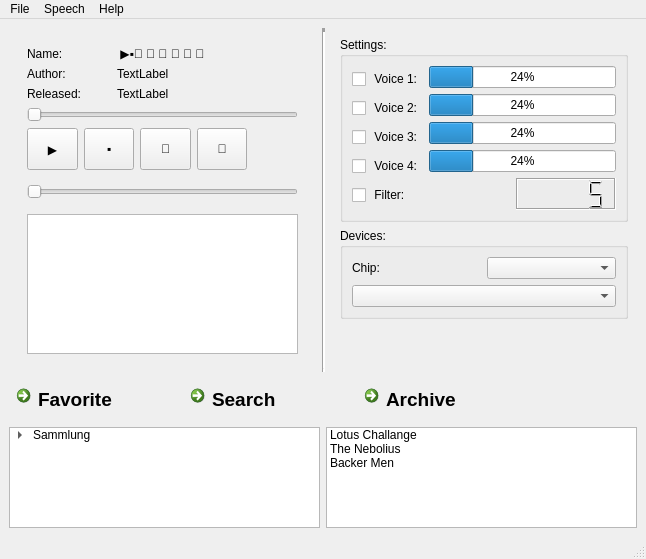
<?xml version="1.0" encoding="UTF-8"?>
<ui version="4.0">
 <class>MainWindow</class>
 <widget class="QMainWindow" name="MainWindow">
  <property name="geometry">
   <rect>
    <x>0</x>
    <y>0</y>
    <width>646</width>
    <height>559</height>
   </rect>
  </property>
  <property name="windowTitle">
   <string>SidPlayer+ by gh0st 2019</string>
  </property>
  <widget class="QWidget" name="centralwidget">
   <layout class="QHBoxLayout" name="horizontalLayout">
    <item>
     <layout class="QVBoxLayout" name="verticalLayout">
      <item>
       <layout class="QHBoxLayout" name="horizontalLayout_3">
        <item>
         <widget class="QWidget" name="widget_2" native="true">
          <layout class="QVBoxLayout" name="verticalLayout_2">
           <item>
            <widget class="QWidget" name="widget_3" native="true">
             <layout class="QVBoxLayout" name="verticalLayout_3">
              <item>
               <layout class="QVBoxLayout" name="verticalLayout_7">
                <item>
                 <layout class="QHBoxLayout" name="horizontalLayout_12">
                  <item>
                   <widget class="QLabel" name="label_8">
                    <property name="sizePolicy">
                     <sizepolicy hsizetype="Fixed" vsizetype="Preferred">
                      <horstretch>0</horstretch>
                      <verstretch>0</verstretch>
                     </sizepolicy>
                    </property>
                    <property name="minimumSize">
                     <size>
                      <width>84</width>
                      <height>0</height>
                     </size>
                    </property>
                    <property name="text">
                     <string>Name:</string>
                    </property>
                   </widget>
                  </item>
                  <item>
                   <widget class="QLabel" name="label_9">
                    <property name="text">
                     <string> ▶▪     </string>
                    </property>
                   </widget>
                  </item>
                 </layout>
                </item>
                <item>
                 <layout class="QHBoxLayout" name="horizontalLayout_11">
                  <item>
                   <widget class="QLabel" name="label_6">
                    <property name="sizePolicy">
                     <sizepolicy hsizetype="Fixed" vsizetype="Fixed">
                      <horstretch>0</horstretch>
                      <verstretch>0</verstretch>
                     </sizepolicy>
                    </property>
                    <property name="minimumSize">
                     <size>
                      <width>84</width>
                      <height>0</height>
                     </size>
                    </property>
                    <property name="text">
                     <string>Author:</string>
                    </property>
                   </widget>
                  </item>
                  <item>
                   <widget class="QLabel" name="label_7">
                    <property name="text">
                     <string>TextLabel</string>
                    </property>
                   </widget>
                  </item>
                 </layout>
                </item>
                <item>
                 <layout class="QHBoxLayout" name="horizontalLayout_9">
                  <item>
                   <layout class="QHBoxLayout" name="horizontalLayout_10">
                    <item>
                     <widget class="QLabel" name="label_4">
                      <property name="sizePolicy">
                       <sizepolicy hsizetype="Fixed" vsizetype="Fixed">
                        <horstretch>0</horstretch>
                        <verstretch>0</verstretch>
                       </sizepolicy>
                      </property>
                      <property name="minimumSize">
                       <size>
                        <width>84</width>
                        <height>0</height>
                       </size>
                      </property>
                      <property name="text">
                       <string>Released:</string>
                      </property>
                     </widget>
                    </item>
                    <item>
                     <widget class="QLabel" name="label_5">
                      <property name="text">
                       <string>TextLabel</string>
                      </property>
                     </widget>
                    </item>
                   </layout>
                  </item>
                 </layout>
                </item>
               </layout>
              </item>
              <item>
               <widget class="QSlider" name="horizontalSlider">
                <property name="orientation">
                 <enum>Qt::Horizontal</enum>
                </property>
               </widget>
              </item>
              <item>
               <layout class="QHBoxLayout" name="horizontalLayout_13">
                <item>
                 <widget class="QToolButton" name="toolButton">
                  <property name="sizePolicy">
                   <sizepolicy hsizetype="Expanding" vsizetype="Fixed">
                    <horstretch>0</horstretch>
                    <verstretch>0</verstretch>
                   </sizepolicy>
                  </property>
                  <property name="minimumSize">
                   <size>
                    <width>0</width>
                    <height>42</height>
                   </size>
                  </property>
                  <property name="text">
                   <string>▶</string>
                  </property>
                 </widget>
                </item>
                <item>
                 <widget class="QToolButton" name="toolButton_2">
                  <property name="sizePolicy">
                   <sizepolicy hsizetype="Expanding" vsizetype="Fixed">
                    <horstretch>0</horstretch>
                    <verstretch>0</verstretch>
                   </sizepolicy>
                  </property>
                  <property name="minimumSize">
                   <size>
                    <width>0</width>
                    <height>42</height>
                   </size>
                  </property>
                  <property name="text">
                   <string>▪</string>
                  </property>
                 </widget>
                </item>
                <item>
                 <widget class="QToolButton" name="toolButton_3">
                  <property name="sizePolicy">
                   <sizepolicy hsizetype="Expanding" vsizetype="Fixed">
                    <horstretch>0</horstretch>
                    <verstretch>0</verstretch>
                   </sizepolicy>
                  </property>
                  <property name="minimumSize">
                   <size>
                    <width>0</width>
                    <height>42</height>
                   </size>
                  </property>
                  <property name="text">
                   <string></string>
                  </property>
                 </widget>
                </item>
                <item>
                 <widget class="QToolButton" name="toolButton_4">
                  <property name="sizePolicy">
                   <sizepolicy hsizetype="Expanding" vsizetype="Fixed">
                    <horstretch>0</horstretch>
                    <verstretch>0</verstretch>
                   </sizepolicy>
                  </property>
                  <property name="minimumSize">
                   <size>
                    <width>0</width>
                    <height>42</height>
                   </size>
                  </property>
                  <property name="text">
                   <string></string>
                  </property>
                 </widget>
                </item>
                <item>
                 <spacer name="horizontalSpacer_2">
                  <property name="orientation">
                   <enum>Qt::Horizontal</enum>
                  </property>
                  <property name="sizeType">
                   <enum>QSizePolicy::Expanding</enum>
                  </property>
                  <property name="sizeHint" stdset="0">
                   <size>
                    <width>40</width>
                    <height>10</height>
                   </size>
                  </property>
                 </spacer>
                </item>
               </layout>
              </item>
              <item>
               <layout class="QHBoxLayout" name="horizontalLayout_14">
                <item>
                 <widget class="QSlider" name="horizontalSlider_2">
                  <property name="minimumSize">
                   <size>
                    <width>0</width>
                    <height>32</height>
                   </size>
                  </property>
                  <property name="orientation">
                   <enum>Qt::Horizontal</enum>
                  </property>
                 </widget>
                </item>
               </layout>
              </item>
              <item>
               <widget class="QGraphicsView" name="graphicsView"/>
              </item>
              <item>
               <spacer name="verticalSpacer">
                <property name="orientation">
                 <enum>Qt::Vertical</enum>
                </property>
                <property name="sizeHint" stdset="0">
                 <size>
                  <width>20</width>
                  <height>40</height>
                 </size>
                </property>
               </spacer>
              </item>
             </layout>
            </widget>
           </item>
          </layout>
         </widget>
        </item>
        <item>
         <widget class="Line" name="line">
          <property name="lineWidth">
           <number>4</number>
          </property>
          <property name="orientation">
           <enum>Qt::Vertical</enum>
          </property>
         </widget>
        </item>
        <item>
         <widget class="QWidget" name="widget" native="true">
          <property name="sizePolicy">
           <sizepolicy hsizetype="Preferred" vsizetype="Expanding">
            <horstretch>0</horstretch>
            <verstretch>0</verstretch>
           </sizepolicy>
          </property>
          <layout class="QVBoxLayout" name="verticalLayout_4">
           <item>
            <widget class="QGroupBox" name="groupBox">
             <property name="sizePolicy">
              <sizepolicy hsizetype="Expanding" vsizetype="Preferred">
               <horstretch>0</horstretch>
               <verstretch>0</verstretch>
              </sizepolicy>
             </property>
             <property name="title">
              <string>Settings: </string>
             </property>
             <layout class="QHBoxLayout" name="horizontalLayout_4">
              <item>
               <layout class="QVBoxLayout" name="verticalLayout_5">
                <item>
                 <widget class="QCheckBox" name="checkBox">
                  <property name="text">
                   <string> Voice 1:</string>
                  </property>
                 </widget>
                </item>
                <item>
                 <widget class="QCheckBox" name="checkBox_2">
                  <property name="text">
                   <string> Voice 2:</string>
                  </property>
                 </widget>
                </item>
                <item>
                 <widget class="QCheckBox" name="checkBox_3">
                  <property name="text">
                   <string> Voice 3:</string>
                  </property>
                 </widget>
                </item>
                <item>
                 <widget class="QCheckBox" name="checkBox_4">
                  <property name="text">
                   <string> Voice 4:</string>
                  </property>
                 </widget>
                </item>
                <item>
                 <widget class="QCheckBox" name="checkBox_5">
                  <property name="text">
                   <string> Filter:</string>
                  </property>
                 </widget>
                </item>
               </layout>
              </item>
              <item>
               <layout class="QVBoxLayout" name="verticalLayout_6">
                <item>
                 <widget class="QProgressBar" name="progressBar">
                  <property name="value">
                   <number>24</number>
                  </property>
                 </widget>
                </item>
                <item>
                 <widget class="QProgressBar" name="progressBar_2">
                  <property name="value">
                   <number>24</number>
                  </property>
                 </widget>
                </item>
                <item>
                 <widget class="QProgressBar" name="progressBar_3">
                  <property name="value">
                   <number>24</number>
                  </property>
                 </widget>
                </item>
                <item>
                 <widget class="QProgressBar" name="progressBar_4">
                  <property name="value">
                   <number>24</number>
                  </property>
                 </widget>
                </item>
                <item alignment="Qt::AlignLeft">
                 <widget class="QLCDNumber" name="lcdNumber">
                  <property name="sizePolicy">
                   <sizepolicy hsizetype="Expanding" vsizetype="Minimum">
                    <horstretch>0</horstretch>
                    <verstretch>0</verstretch>
                   </sizepolicy>
                  </property>
                  <property name="minimumSize">
                   <size>
                    <width>100</width>
                    <height>32</height>
                   </size>
                  </property>
                  <property name="layoutDirection">
                   <enum>Qt::RightToLeft</enum>
                  </property>
                  <property name="frameShape">
                   <enum>QFrame::Box</enum>
                  </property>
                  <property name="frameShadow">
                   <enum>QFrame::Sunken</enum>
                  </property>
                  <property name="lineWidth">
                   <number>1</number>
                  </property>
                  <property name="mode">
                   <enum>QLCDNumber::Dec</enum>
                  </property>
                  <property name="value" stdset="0">
                   <double>5.000000000000000</double>
                  </property>
                 </widget>
                </item>
               </layout>
              </item>
             </layout>
            </widget>
           </item>
           <item>
            <widget class="QGroupBox" name="groupBox_2">
             <property name="title">
              <string>Devices:</string>
             </property>
             <layout class="QHBoxLayout" name="horizontalLayout_7">
              <item>
               <layout class="QVBoxLayout" name="verticalLayout_8">
                <item>
                 <layout class="QHBoxLayout" name="horizontalLayout_6">
                  <item>
                   <widget class="QLabel" name="label_3">
                    <property name="text">
                     <string>Chip:</string>
                    </property>
                   </widget>
                  </item>
                  <item>
                   <widget class="QComboBox" name="comboBox"/>
                  </item>
                 </layout>
                </item>
                <item>
                 <layout class="QHBoxLayout" name="horizontalLayout_8">
                  <item>
                   <widget class="QComboBox" name="comboBox_2"/>
                  </item>
                 </layout>
                </item>
               </layout>
              </item>
             </layout>
            </widget>
           </item>
           <item>
            <spacer name="verticalSpacer_2">
             <property name="orientation">
              <enum>Qt::Vertical</enum>
             </property>
             <property name="sizeHint" stdset="0">
              <size>
               <width>20</width>
               <height>40</height>
              </size>
             </property>
            </spacer>
           </item>
          </layout>
         </widget>
        </item>
       </layout>
      </item>
      <item>
       <layout class="QHBoxLayout" name="horizontalLayout_5">
        <item>
         <widget class="QCommandLinkButton" name="commandLinkButton_2">
          <property name="font">
           <font>
            <pointsize>14</pointsize>
           </font>
          </property>
          <property name="text">
           <string>Favorite</string>
          </property>
         </widget>
        </item>
        <item>
         <widget class="QCommandLinkButton" name="commandLinkButton_3">
          <property name="font">
           <font>
            <pointsize>14</pointsize>
           </font>
          </property>
          <property name="text">
           <string>Search</string>
          </property>
         </widget>
        </item>
        <item>
         <widget class="QCommandLinkButton" name="commandLinkButton">
          <property name="font">
           <font>
            <pointsize>14</pointsize>
           </font>
          </property>
          <property name="text">
           <string>Archive</string>
          </property>
         </widget>
        </item>
        <item>
         <widget class="QLabel" name="label">
          <property name="text">
           <string/>
          </property>
          <property name="pixmap">
           <pixmap resource="resources.qrc">:/res/upload.png</pixmap>
          </property>
         </widget>
        </item>
        <item>
         <widget class="QLabel" name="label_2">
          <property name="text">
           <string/>
          </property>
          <property name="pixmap">
           <pixmap resource="resources.qrc">:/res/home.png</pixmap>
          </property>
         </widget>
        </item>
       </layout>
      </item>
      <item>
       <layout class="QHBoxLayout" name="horizontalLayout_2">
        <item>
         <widget class="QTreeWidget" name="treeWidget">
          <attribute name="headerVisible">
           <bool>false</bool>
          </attribute>
          <column>
           <property name="text">
            <string>1</string>
           </property>
          </column>
          <item>
           <property name="text">
            <string>Sammlung</string>
           </property>
           <item>
            <property name="text">
             <string>Test A</string>
            </property>
           </item>
          </item>
         </widget>
        </item>
        <item>
         <widget class="QListWidget" name="listWidget">
          <item>
           <property name="text">
            <string>Lotus Challange</string>
           </property>
          </item>
          <item>
           <property name="text">
            <string>The Nebolius</string>
           </property>
          </item>
          <item>
           <property name="text">
            <string>Backer Men</string>
           </property>
          </item>
         </widget>
        </item>
       </layout>
      </item>
     </layout>
    </item>
   </layout>
  </widget>
  <widget class="QMenuBar" name="menubar">
   <property name="geometry">
    <rect>
     <x>0</x>
     <y>0</y>
     <width>646</width>
     <height>24</height>
    </rect>
   </property>
   <widget class="QMenu" name="menuFile">
    <property name="title">
     <string>File</string>
    </property>
   </widget>
   <widget class="QMenu" name="menuSpeech">
    <property name="title">
     <string>Speech</string>
    </property>
   </widget>
   <widget class="QMenu" name="menuHelp">
    <property name="title">
     <string>Help</string>
    </property>
   </widget>
   <addaction name="menuFile"/>
   <addaction name="menuSpeech"/>
   <addaction name="menuHelp"/>
  </widget>
  <widget class="QStatusBar" name="statusbar">
   <property name="sizeGripEnabled">
    <bool>true</bool>
   </property>
  </widget>
 </widget>
 <resources>
  <include location="resources.qrc"/>
 </resources>
 <connections/>
</ui>
